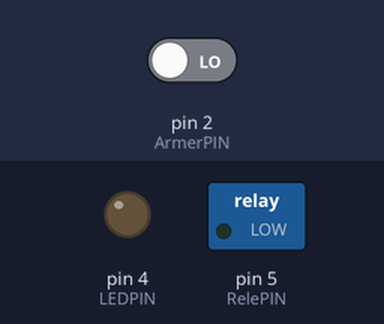
Recording of a sketch running on a simulated Arduino Uno, built with avr-gcc and run on an emulated ATmega328P. Parts: switched loads named in the sketch (green lamp = pin HIGH), output pins drawn as LEDs (lit = HIGH). Inputs (shaded band) come from the test bench; at power-on: pin 2 (ArmerPIN) LOW.

Above: at 1.2 s.
1.3 s: pin 2 (ArmerPIN) driven HIGH
At 2.1 s:
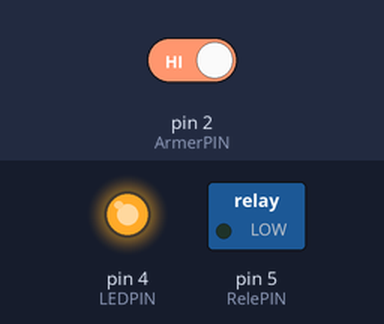
Timing chart, 0 to 4.3 s (numbered marks = the images above; inputs shaded):
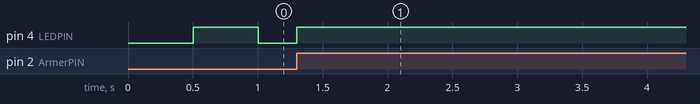

The sketch:

armerogfyr.ino
```cpp
/* Armèr og fyr.
 * Knapp tilkoblet pin 2 armerer en enhet. Denne blir desarmert etter 1 minutt.
 * Knapp tilkoblet pin 3 fyrer et rele.
 * LED tilkoblet pin 4 blinker så lenge enheten ikke er armert, lyser da den er armert
 */
#define ArmerPIN 2
#define FyrPIN 3
#define LEDPIN 4
#define RelePIN 5
unsigned long TidsTeller=0;
unsigned long ArmertTid=0;
bool LEDstatus=LOW;
bool Armert=false;
/*
 * Variablene nedenfor endrer oppførsel til programmet og må justeres etter hvordan det skal se ut
 * og hvordan reaksjonstid man har på knapper/rele/mynt etc.
 */
unsigned long BlinkeFrekvens=500; //lavere tall gir raskere blinking (millisekund)
int KnappeTrykkForsinkelse=100; //Denne forsinkelsen er for at et knappetrykk ikke skal registreres flere ganger på rad
unsigned long HoldEnhetArmert=60000; //Hvor lenge skal enheten være armert før den automatisk desarmeres ved inaktivitet (millisekunder)
int FyrAv=200; //Hvor mange millisekund releet som fyrer av skal stå på før det skrus av igjen

void setup() {
  pinMode(ArmerPIN, INPUT);
  pinMode(FyrPIN, INPUT);
  pinMode(LEDPIN, OUTPUT);
  pinMode(RelePIN, OUTPUT);
  TidsTeller=millis();
  ArmertTid=millis();
}
void Fyr() {
      digitalWrite(RelePIN, HIGH);
      delay(FyrAv);             //Hvor mange millisekund releet skal stå på før det skrus av igjen
      digitalWrite(RelePIN, LOW);
}
void Armer(){
  ArmertTid=millis();
  Armert=true;
  LEDstatus=HIGH;
  digitalWrite(LEDPIN, LEDstatus);
  delay(KnappeTrykkForsinkelse);     //Denne forsinkelsen er for at et knappetrykk ikke skal registreres flere ganger på rad
  while (ArmertTid+HoldEnhetArmert>millis()) { //Hold enheten armèrt x millisekunder.
    if (digitalRead(ArmerPIN)==HIGH) { //Hvis man kjører Knapp1 (Armer) igjen skal enheten desarmeres
      Armert=false;
      delay(KnappeTrykkForsinkelse);  //Denne forsinkelsen er for at et knappetrykk ikke skal registreres flere ganger på rad
      return;
  }
    if (digitalRead(FyrPIN)==HIGH) {  //Knapp2/Fyr slår inn.
      Fyr();
      Armert=false;                   //Skal desarmeres etter det er fyrt av
      return;
      }
  }
  Armert=false;                      //Tiden HoldEnhetArmert har gått ut. Desarmeres autoamtisk.
}

void Blink(){
  LEDstatus=!LEDstatus;
  digitalWrite(LEDPIN, LEDstatus);
}
void loop() {
  if (digitalRead(ArmerPIN)==HIGH) { //Knapp1/Armer er aktivert
    Armer();
  }
  if (TidsTeller+BlinkeFrekvens<millis()) {
    Blink();
    TidsTeller=millis();
  }
}
```
